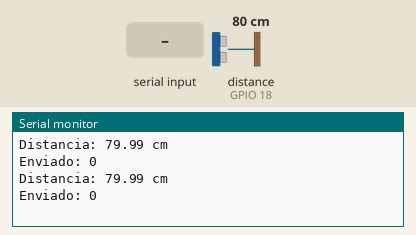
Simulated run of this sketch. Board: ESP32. Parts: the last lines printed to the serial monitor. Wiring (inferred from the names in the program): ultrasonic range finder: trigger GPIO 5; echo GPIO 18. The test bench sets the inputs (shaded band); at power-on: distance to the obstacle (sensor on GPIO 18) 80 cm. The echo pulse lasts 58.3 µs per cm.

Above: at 1.8 s.
1.9 s: "1" received over the second serial link
At 2.8 s:
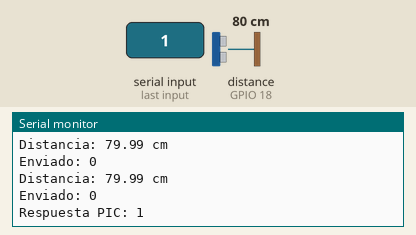
3.5 s: distance to the obstacle (sensor on GPIO 18) set to 2 cm
At 4.8 s:
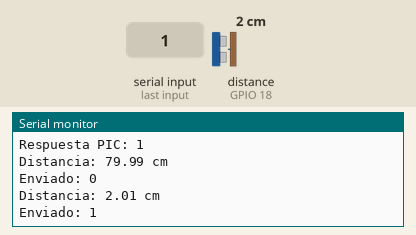
5.0 s: "0" received over the second serial link
At 5.8 s:
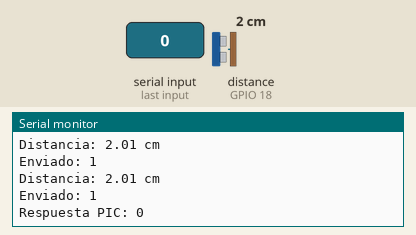
6.5 s: distance to the obstacle (sensor on GPIO 18) set to 4 cm
At 7.4 s:
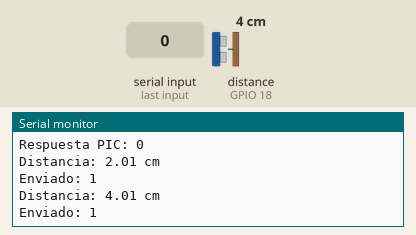
Timing chart, 0 to 9.0 s (numbered marks = the images above; inputs shaded):
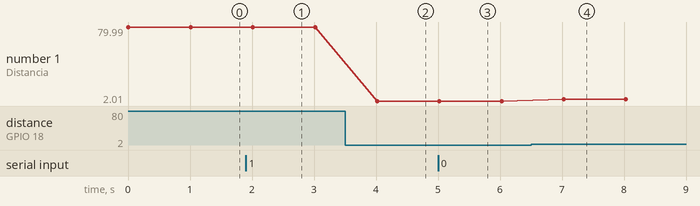

The sketch:

Esp_ultrasonido.ino
```cpp
/***********************************************************************
 Project: ESP32 Ultrasonic Sensor with UART Communication

 Description:
 Measures distance using an HC-SR04 ultrasonic sensor connected to an
 ESP32 and communicates detection events to a PIC microcontroller via
 UART.

 Technologies:
 - ESP32
 - Arduino C++
 - UART
 - Embedded Systems
************************************************************************/

#define TRIG_PIN 5
#define ECHO_PIN 18
#define RXD2 16  // Conectado a TX de la PIC
#define TXD2 17  // Conectado al divisor que llega a RX de la PIC

void setup() {
  Serial.begin(115200);
  Serial2.begin(9600, SERIAL_8N1, RXD2, TXD2);

  pinMode(TRIG_PIN, OUTPUT);
  pinMode(ECHO_PIN, INPUT);
}

void loop() {
  // Medir distancia
  digitalWrite(TRIG_PIN, LOW);
  delayMicroseconds(2);
  digitalWrite(TRIG_PIN, HIGH);
  delayMicroseconds(10);
  digitalWrite(TRIG_PIN, LOW);

  long duration = pulseIn(ECHO_PIN, HIGH, 30000);
  float distance = duration * 0.0343 / 2;

  Serial.print("Distancia: ");
  Serial.print(distance);
  Serial.println(" cm");

  if (distance < 50 && distance > 2) {
    Serial2.write('1');
    Serial.println("Enviado: 1");
  } else if (distance < 400) {
    Serial2.write('0');
    Serial.println("Enviado: 0");
  }

  if (Serial2.available()) {
    char respuesta = Serial2.read();
    Serial.print("Respuesta PIC: ");
    Serial.println(respuesta);
  }

  delay(1000);
}
```

Measured:
- after the input at 1.9 s, the serial monitor: prints a new line after 0.12 s (image 1)
- after the input at 3.5 s, the serial monitor: prints a new line after 0.52 s (image 2)
- after the input at 5.0 s, the serial monitor: prints a new line at once (image 3)
- after the input at 6.5 s, the serial monitor: prints a new line after 0.53 s (image 4)
- plotted number 1: 79.99 → 2.01 after the input at 3.5 s, 2.01 → 4.01 after the input at 6.5 s
